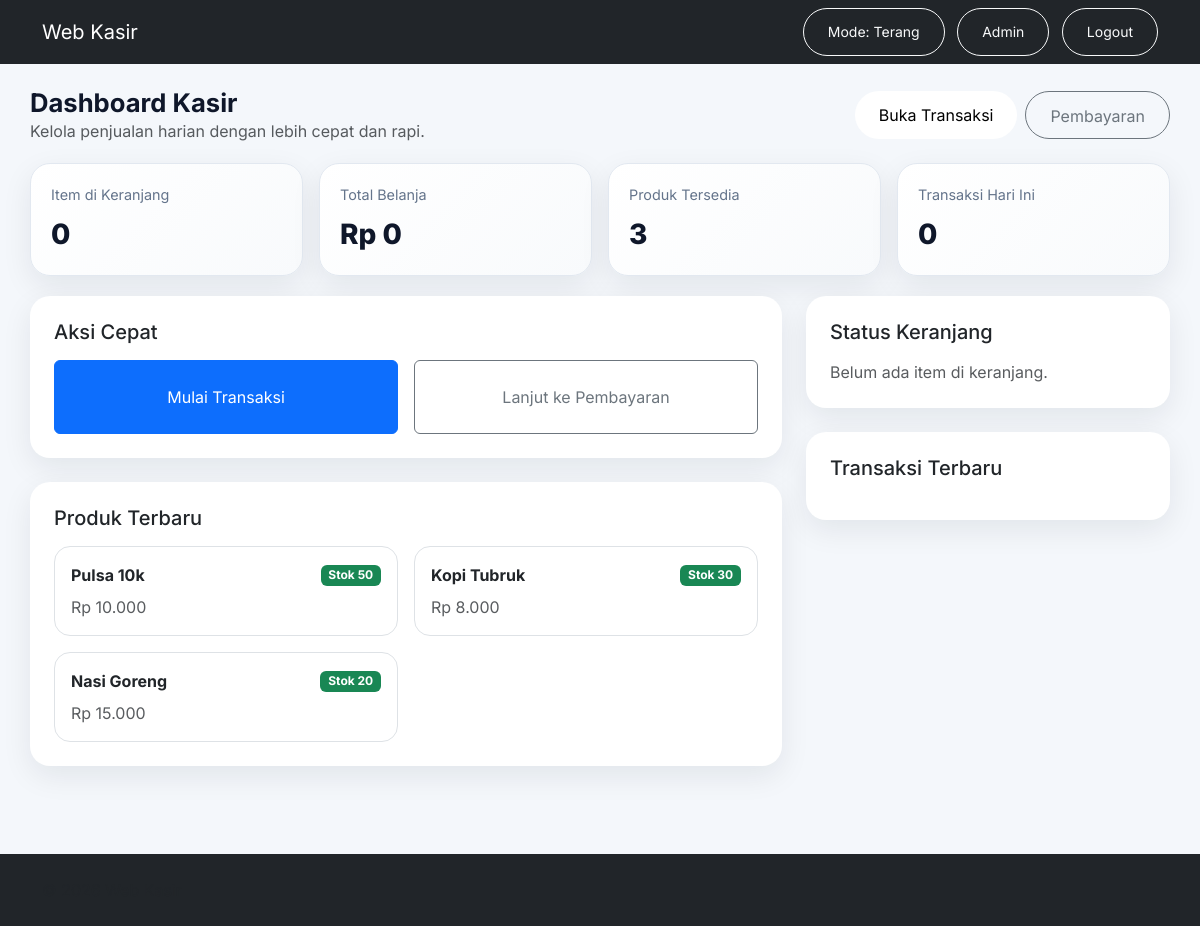
The page /kasir/index.php (signed in) on the database its author committed.
### tables this page shows
CREATE TABLE IF NOT EXISTS produk (
  id INT UNSIGNED AUTO_INCREMENT PRIMARY KEY,
  nama VARCHAR(255) NOT NULL,
  sku VARCHAR(64) NULL UNIQUE,
  kategori_id INT UNSIGNED NULL,
  image VARCHAR(255) NULL,
  harga DECIMAL(12,2) NOT NULL DEFAULT 0,
  stok INT NOT NULL DEFAULT 0,
  created_at DATETIME NOT NULL DEFAULT CURRENT_TIMESTAMP,
  FOREIGN KEY (kategori_id) REFERENCES kategori(id) ON DELETE SET NULL
);

### includes/functions.php (called while the page is built, shortened)
<?php
function safe(string $value): string
{
    return htmlspecialchars($value, ENT_QUOTES, 'UTF-8');
}

### kasir/index.php (the view, shortened to what this page needs)
<?php
require_once __DIR__ . '/../config/koneksi.php';
$cart = $_SESSION['cart'] ?? [];
$cartCount = array_sum(array_column($cart, 'quantity'));
$total = array_reduce($cart, function ($carry, $item) {
  return $carry + (($item['harga'] ?? 0) * ($item['quantity'] ?? 0));
}, 0);
$produkCount = $pdo->query('SELECT COUNT(*) FROM produk')->fetchColumn();
$trxToday = $pdo->query('SELECT COUNT(*) FROM transaksi WHERE DATE(created_at) = CURDATE()')->fetchColumn();
$produkTerbaru = $pdo->query('SELECT id, nama, harga, stok FROM produk ORDER BY id DESC LIMIT 4')->fetchAll();
include __DIR__ . '/../includes/header.php';
?>
<div class="admin-shell">
  <main class="admin-main">
    <div class="page-head">
      <div>
        <h1 class="page-title">Dashboard Kasir</h1>
        <p class="text-muted mb-0">Kelola penjualan harian dengan lebih cepat dan rapi.</p>
      </div>
      <div class="d-flex gap-2">
        <a href="/Kasir/kasir/transaksi.php" class="btn btn-primary button-pill">Buka Transaksi</a>
        <a href="/Kasir/kasir/payment.php" class="btn btn-outline-secondary button-pill">Pembayaran</a>
      </div>
    </div>
    <div class="stat-grid">
      <div class="stat-card">
        <div class="label">Item di Keranjang</div>
        <p class="value"><?= number_format($cartCount) ?></p>
      </div>
      <div class="stat-card">
        <div class="label">Total Belanja</div>
        <p class="value">Rp <?= number_format($total, 0, ',', '.') ?></p>
      </div>
      <div class="stat-card">
        <div class="label">Produk Tersedia</div>
        <p class="value"><?= number_format($produkCount) ?></p>
      </div>
      <div class="stat-card">
        <div class="label">Transaksi Hari Ini</div>
        <p class="value"><?= number_format($trxToday) ?></p>
      </div>
    </div>
    <div class="row g-4">
      <div class="col-lg-8">
        <div class="card p-4 mb-4">
          <div class="d-flex justify-content-between align-items-center mb-3">
            <h5 class="mb-0">Aksi Cepat</h5>
          </div>
          <div class="row g-3">
            <div class="col-md-6">
              <a href="/Kasir/kasir/transaksi.php" class="btn btn-primary w-100 py-4">Mulai Transaksi</a>
            </div>
            <div class="col-md-6">
              <a href="/Kasir/kasir/payment.php" class="btn btn-outline-secondary w-100 py-4">Lanjut ke Pembayaran</a>
            </div>
          </div>
        </div>
        <div class="card p-4">
          <div class="d-flex justify-content-between align-items-center mb-3">
            <h5 class="mb-0">Produk Terbaru</h5>
          </div>
          <div class="row g-3">
            <?php foreach ($produkTerbaru as $p): ?>
              <div class="col-md-6">
                <div class="border rounded-4 p-3">
                  <div class="d-flex justify-content-between align-items-center">
                    <strong><?= safe($p['nama']) ?></strong>
                    <span class="badge bg-success">Stok <?= (int)$p['stok'] ?></span>
                  </div>
                  <p class="mb-0 mt-2 text-muted">Rp <?= number_format($p['harga'], 0, ',', '.') ?></p>
                </div>
              </div>
            <?php endforeach; ?>
          </div>
        </div>
      </div>
      <div class="col-lg-4">
        <div class="card p-4 mb-4">
          <h5 class="mb-0">Status Keranjang</h5>
          <div class="mt-3">
            <?php if (!empty($cart)): ?>
              <ul class="list-group list-group-flush">
                <?php foreach ($cart as $item): ?>
                  <li class="list-group-item px-0">
                    <div class="d-flex justify-content-between align-items-center">
                      <span><?= safe($item['nama'] ?? 'Item') ?></span>
                      <span class="badge bg-primary">x<?= (int)($item['quantity'] ?? 0) ?></span>
                    </div>
                  </li>
                <?php endforeach; ?>
              </ul>
            <?php else: ?>
              <p class="text-muted mb-0">Belum ada item di keranjang.</p>
            <?php endif; ?>
          </div>
        </div>
        <div class="card p-4">
          <h5 class="mb-0">Transaksi Terbaru</h5>
        </div>
      </div>
    </div>
  </main>
</div>
<?php include __DIR__ . '/../includes/footer.php';

### assets/css/theme.css (style rules this page uses)
:root { --color-primary:#494fdf; --color-primary-bright:#4f55f1; --canvas-light:#ffffff; --canvas-dark:#000000; --surface-elevated:#16181a; --ink:#191c1f; --on-primary:#ffffff; --muted:#505a63; --surface-soft:#f4f4f4; --display-xxl:136px; --display-xl:80px; --display-lg:48px; --display-md:40px; --heading-lg:32px; --body-md:16px; --radius-sm:8px; --radius-md:12px; --radius-lg:20px; --radius-full:9999px; }
body { font-family:Inter, system-ui, -apple-system, "Segoe UI", Roboto, "Helvetica Neue", Arial; color:var(--ink); background:var(--canvas-light); }
.button-pill { border-radius:var(--radius-full); padding:12px 24px; height:48px }
.button-pill.btn-primary { background:var(--canvas-light); color:var(--canvas-dark); border:none }
h1 { font-size:var(--display-lg) }

### admin/style.css (style rules this page uses)
body { background: #f4f7fb; color: #0f172a; font-family: 'Inter', 'Poppins', sans-serif; }
.admin-shell { display: flex; min-height: calc(100vh - 72px); background: #f4f7fb; }
.admin-main { flex: 1; padding: 24px 30px 40px; }
.page-head { display: flex; justify-content: space-between; align-items: center; margin-bottom: 20px; }
.page-title { font-size: 1.6rem; font-weight: 700; margin: 0; }
.stat-grid { display: grid; grid-template-columns: repeat(auto-fit, minmax(220px, 1fr)); gap: 16px; margin-bottom: 20px; }
.stat-card { border-radius: 20px; padding: 20px; background: linear-gradient(135deg, #ffffff 0%, #f8fafc 100%); border: 1px solid #e2e8f0; box-shadow: 0 10px 30px rgba(15, 23, 42, 0.08); }
.stat-card .label { font-size: 0.9rem; color: #64748b; margin-bottom: 8px; }
.stat-card .value { font-size: 1.75rem; font-weight: 800; margin: 0; }
.card { border: none; border-radius: 20px; box-shadow: 0 10px 30px rgba(15, 23, 42, 0.08); }

### rows shown on the page
produk: nama "Pulsa 10k", stok "50", harga "10.000"
produk: nama "Kopi Tubruk", stok "30", harga "8.000"
produk: nama "Nasi Goreng", stok "20", harga "15.000"

### other values the page prints
$cartCount "0"
$total "0"
$produkCount "3"
$trxToday "0"
